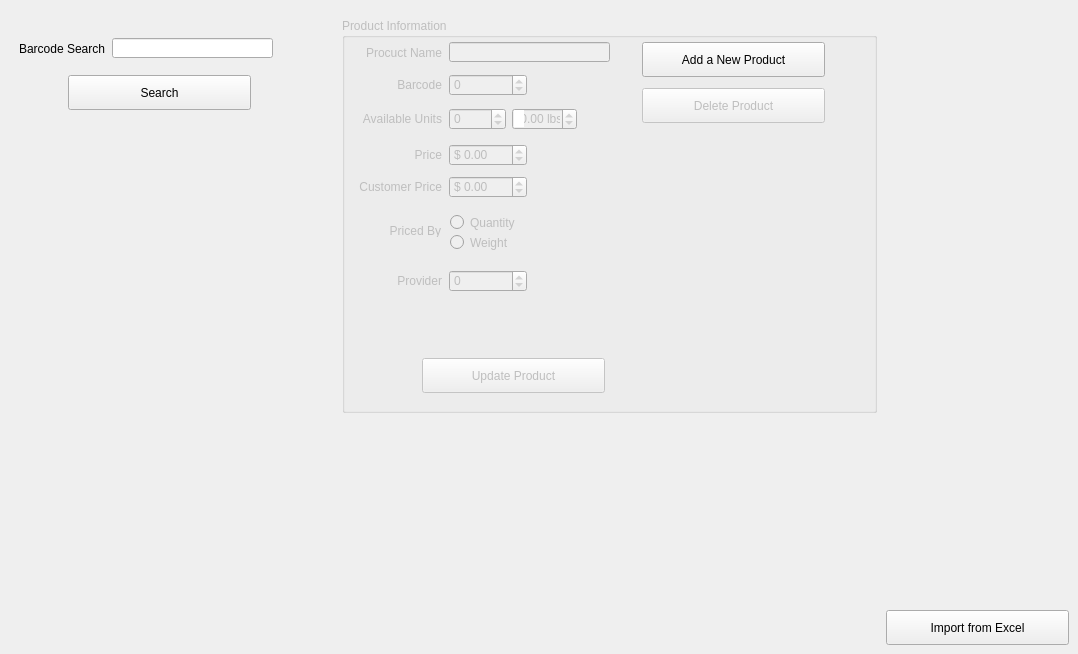
    <widget class="QWidget" name="manage_products_tab">
     <attribute name="title">
      <string>Manage Products</string>
     </attribute>
     <widget class="QLabel" name="label_33">
      <property name="geometry">
       <rect>
        <x>16</x>
        <y>42</y>
        <width>89</width>
        <height>13</height>
       </rect>
      </property>
      <property name="text">
       <string>Barcode Search</string>
      </property>
      <property name="alignment">
       <set>Qt::AlignRight|Qt::AlignTrailing|Qt::AlignVCenter</set>
      </property>
     </widget>
     <widget class="QLineEdit" name="mp_barcode_search_field">
      <property name="geometry">
       <rect>
        <x>112</x>
        <y>38</y>
        <width>161</width>
        <height>20</height>
       </rect>
      </property>
     </widget>
     <widget class="QPushButton" name="mp_search_btn">
      <property name="geometry">
       <rect>
        <x>68</x>
        <y>75</y>
        <width>183</width>
        <height>35</height>
       </rect>
      </property>
      <property name="text">
       <string>Search</string>
      </property>
     </widget>
     <widget class="QGroupBox" name="mp_product_gbox">
      <property name="enabled">
       <bool>false</bool>
      </property>
      <property name="geometry">
       <rect>
        <x>342</x>
        <y>18</y>
        <width>535</width>
        <height>395</height>
       </rect>
      </property>
      <property name="title">
       <string>Product Information</string>
      </property>
      <widget class="QPushButton" name="mp_delete_btn">
       <property name="geometry">
        <rect>
         <x>300</x>
         <y>70</y>
         <width>183</width>
         <height>35</height>
        </rect>
       </property>
       <property name="text">
        <string>Delete Product</string>
       </property>
      </widget>
      <widget class="QLineEdit" name="mp_name_field">
       <property name="geometry">
        <rect>
         <x>107</x>
         <y>24</y>
         <width>161</width>
         <height>20</height>
        </rect>
       </property>
      </widget>
      <widget class="QPushButton" name="mp_update_btn">
       <property name="geometry">
        <rect>
         <x>80</x>
         <y>340</y>
         <width>183</width>
         <height>35</height>
        </rect>
       </property>
       <property name="text">
        <string>Update Product</string>
       </property>
      </widget>
      <widget class="QLabel" name="label_9">
       <property name="geometry">
        <rect>
         <x>11</x>
         <y>94</y>
         <width>89</width>
         <height>13</height>
        </rect>
       </property>
       <property name="text">
        <string>Available Units</string>
       </property>
       <property name="alignment">
        <set>Qt::AlignRight|Qt::AlignTrailing|Qt::AlignVCenter</set>
       </property>
      </widget>
      <widget class="QLabel" name="label_15">
       <property name="geometry">
        <rect>
         <x>11</x>
         <y>162</y>
         <width>89</width>
         <height>13</height>
        </rect>
       </property>
       <property name="text">
        <string>Customer Price</string>
       </property>
       <property name="alignment">
        <set>Qt::AlignRight|Qt::AlignTrailing|Qt::AlignVCenter</set>
       </property>
      </widget>
      <widget class="QLabel" name="label_13">
       <property name="geometry">
        <rect>
         <x>11</x>
         <y>256</y>
         <width>89</width>
         <height>13</height>
        </rect>
       </property>
       <property name="text">
        <string>Provider</string>
       </property>
       <property name="alignment">
        <set>Qt::AlignRight|Qt::AlignTrailing|Qt::AlignVCenter</set>
       </property>
      </widget>
      <widget class="QLabel" name="label_12">
       <property name="geometry">
        <rect>
         <x>11</x>
         <y>130</y>
         <width>89</width>
         <height>13</height>
        </rect>
       </property>
       <property name="text">
        <string>Price</string>
       </property>
       <property name="alignment">
        <set>Qt::AlignRight|Qt::AlignTrailing|Qt::AlignVCenter</set>
       </property>
      </widget>
      <widget class="QLabel" name="label_11">
       <property name="geometry">
        <rect>
         <x>11</x>
         <y>28</y>
         <width>89</width>
         <height>13</height>
        </rect>
       </property>
       <property name="text">
        <string>Procuct Name</string>
       </property>
       <property name="alignment">
        <set>Qt::AlignRight|Qt::AlignTrailing|Qt::AlignVCenter</set>
       </property>
      </widget>
      <widget class="QLabel" name="label_10">
       <property name="geometry">
        <rect>
         <x>11</x>
         <y>60</y>
         <width>89</width>
         <height>13</height>
        </rect>
       </property>
       <property name="text">
        <string>Barcode</string>
       </property>
       <property name="alignment">
        <set>Qt::AlignRight|Qt::AlignTrailing|Qt::AlignVCenter</set>
       </property>
      </widget>
      <widget class="QRadioButton" name="mp_weight_rb">
       <property name="geometry">
        <rect>
         <x>108</x>
         <y>216</y>
         <width>82</width>
         <height>17</height>
        </rect>
       </property>
       <property name="text">
        <string>Weight</string>
       </property>
      </widget>
      <widget class="QRadioButton" name="mp_quantity_rb">
       <property name="geometry">
        <rect>
         <x>108</x>
         <y>196</y>
         <width>82</width>
         <height>17</height>
        </rect>
       </property>
       <property name="text">
        <string>Quantity</string>
       </property>
      </widget>
      <widget class="QLabel" name="label_19">
       <property name="geometry">
        <rect>
         <x>10</x>
         <y>206</y>
         <width>89</width>
         <height>13</height>
        </rect>
       </property>
       <property name="text">
        <string>Priced By</string>
       </property>
       <property name="alignment">
        <set>Qt::AlignRight|Qt::AlignTrailing|Qt::AlignVCenter</set>
       </property>
      </widget>
      <widget class="QSpinBox" name="mp_provider_sbox">
       <property name="geometry">
        <rect>
         <x>107</x>
         <y>252</y>
         <width>78</width>
         <height>22</height>
        </rect>
       </property>
       <property name="wrapping">
        <bool>true</bool>
       </property>
       <property name="alignment">
        <set>Qt::AlignLeading|Qt::AlignLeft|Qt::AlignVCenter</set>
       </property>
       <property name="showGroupSeparator" stdset="0">
        <bool>false</bool>
       </property>
       <property name="suffix">
        <string/>
       </property>
       <property name="minimum">
        <number>0</number>
       </property>
       <property name="maximum">
        <number>999999</number>
       </property>
       <property name="value">
        <number>0</number>
       </property>
      </widget>
      <widget class="QDoubleSpinBox" name="mp_customer_price_sbox">
       <property name="geometry">
        <rect>
         <x>107</x>
         <y>158</y>
         <width>78</width>
         <height>22</height>
        </rect>
       </property>
       <property name="wrapping">
        <bool>true</bool>
       </property>
       <property name="showGroupSeparator" stdset="0">
        <bool>false</bool>
       </property>
       <property name="prefix">
        <string>$ </string>
       </property>
       <property name="maximum">
        <double>99999.990000000005239</double>
       </property>
       <property name="value">
        <double>0.000000000000000</double>
       </property>
      </widget>
      <widget class="QDoubleSpinBox" name="mp_price_sbox">
       <property name="geometry">
        <rect>
         <x>107</x>
         <y>126</y>
         <width>78</width>
         <height>22</height>
        </rect>
       </property>
       <property name="wrapping">
        <bool>true</bool>
       </property>
       <property name="showGroupSeparator" stdset="0">
        <bool>false</bool>
       </property>
       <property name="prefix">
        <string>$ </string>
       </property>
       <property name="maximum">
        <double>99999.990000000005239</double>
       </property>
       <property name="value">
        <double>0.000000000000000</double>
       </property>
      </widget>
      <widget class="QSpinBox" name="mp_available_units_sbox">
       <property name="geometry">
        <rect>
         <x>107</x>
         <y>90</y>
         <width>57</width>
         <height>22</height>
        </rect>
       </property>
       <property name="wrapping">
        <bool>true</bool>
       </property>
       <property name="alignment">
        <set>Qt::AlignLeading|Qt::AlignLeft|Qt::AlignVCenter</set>
       </property>
       <property name="showGroupSeparator" stdset="0">
        <bool>false</bool>
       </property>
       <property name="suffix">
        <string/>
       </property>
       <property name="minimum">
        <number>0</number>
       </property>
       <property name="maximum">
        <number>999999</number>
       </property>
       <property name="value">
        <number>0</number>
       </property>
      </widget>
      <widget class="QSpinBox" name="mp_barcode_sbox">
       <property name="geometry">
        <rect>
         <x>107</x>
         <y>56</y>
         <width>78</width>
         <height>22</height>
        </rect>
       </property>
       <property name="wrapping">
        <bool>true</bool>
       </property>
       <property name="alignment">
        <set>Qt::AlignLeading|Qt::AlignLeft|Qt::AlignVCenter</set>
       </property>
       <property name="showGroupSeparator" stdset="0">
        <bool>false</bool>
       </property>
       <property name="suffix">
        <string/>
       </property>
       <property name="minimum">
        <number>0</number>
       </property>
       <property name="maximum">
        <number>999999</number>
       </property>
       <property name="value">
        <number>0</number>
       </property>
      </widget>
      <widget class="QDoubleSpinBox" name="mp_available_units_2_sbox">
       <property name="geometry">
        <rect>
         <x>170</x>
         <y>90</y>
         <width>65</width>
         <height>22</height>
        </rect>
       </property>
       <property name="wrapping">
        <bool>true</bool>
       </property>
       <property name="alignment">
        <set>Qt::AlignRight|Qt::AlignTrailing|Qt::AlignVCenter</set>
       </property>
       <property name="showGroupSeparator" stdset="0">
        <bool>false</bool>
       </property>
       <property name="prefix">
        <string> </string>
       </property>
       <property name="suffix">
        <string> lbs</string>
       </property>
       <property name="maximum">
        <double>0.990000000000000</double>
       </property>
       <property name="singleStep">
        <double>0.010000000000000</double>
       </property>
       <property name="value">
        <double>0.000000000000000</double>
       </property>
      </widget>
      <widget class="QPushButton" name="white_space">
       <property name="geometry">
        <rect>
         <x>172</x>
         <y>92</y>
         <width>10</width>
         <height>17</height>
        </rect>
       </property>
       <property name="styleSheet">
        <string notr="true">QPushButton {
	background-color: white;
	border: none;
}</string>
       </property>
       <property name="text">
        <string/>
       </property>
      </widget>
     </widget>
     <widget class="QPushButton" name="mp_add_btn">
      <property name="geometry">
       <rect>
        <x>642</x>
        <y>42</y>
        <width>183</width>
        <height>35</height>
       </rect>
      </property>
      <property name="text">
       <string>Add a New Product</string>
      </property>
     </widget>
     <widget class="QPushButton" name="mp_import_btn">
      <property name="geometry">
       <rect>
        <x>886</x>
        <y>610</y>
        <width>183</width>
        <height>35</height>
       </rect>
      </property>
      <property name="text">
       <string>Import from Excel</string>
      </property>
     </widget>
     <zorder>label_33</zorder>
     <zorder>mp_barcode_search_field</zorder>
     <zorder>mp_search_btn</zorder>
     <zorder>mp_product_gbox</zorder>
     <zorder>mp_add_btn</zorder>
     <zorder>mp_import_btn</zorder>
     <zorder>mp_customer_price_sbox</zorder>
     <zorder>mp_price_sbox</zorder>
    </widget>
